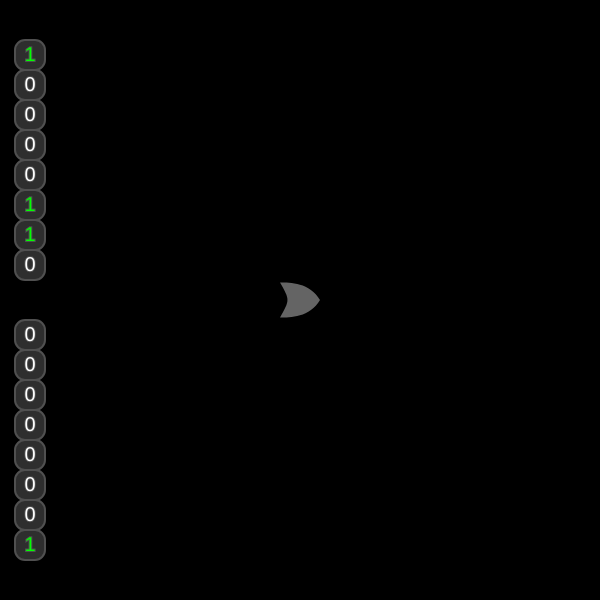
Frame 1 (no input)
Frame 60 (no input): identical to frame 1, image omitted
Frame 120 (the mouse pressed at the canvas centre since frame 60): identical to frame 1, image omitted

The p5.js sketch that drew this single still picture (run headless with seeded random() and noise() and a simulated clock; from frame 60 on, the mouse is pressed at the canvas centre):

// p5.js sketch
// ── sketch.js
const NUM_OF_BITS = 8;
var number1, number2;
var andGate;
var logicGates = [];
function setup() {
  let canvas = createCanvas(600, 600);
  canvas.elt.oncontextmenu = () => false;
  number1 = new BinaryDisplay(134, 30, 40 + 15);
  number2 = new BinaryDisplay(1, 30, height / 2 + 20 + 15);
  andGate = new LogicGate(width / 2, height / 2, "or");
}

function draw() {
  background(0);
  number1.show();
  number1.update();

  number2.show();
  number2.update();

  andGate.show();
}

function mousePressed() {
  if (mouseButton === RIGHT) {
    console.log("Right click detected!");
  }
}

function dec2Bin(dec) {
  if (dec >= 256) {
    return new Number(255).toString(2);
  }
  if (dec >= 0) {
    return dec.toString(2);
  } else {
    return (~dec).toString(2);
  }
}

class BinaryDisplay {
  constructor(number, startX, startY) {
    this.number = number;
    this.binary = dec2Bin(number);
    this.position = createVector(startX, startY);
    this.SCALE = 30;
  }
  show() {
    stroke(80);
    strokeWeight(2);
    for (let i = 0; i < NUM_OF_BITS; i++) {
      fill(46);
      rect(
        this.position.x - this.SCALE / 2,
        this.position.y - this.SCALE / 2 + i * this.SCALE,
        this.SCALE,
        this.SCALE,
        10
      );
    }

    textSize(20);
    textAlign(CENTER, CENTER);

    // Padding for leading zeros
    let padding = NUM_OF_BITS - this.binary.length;
    for (let i = 0; i < padding; i++) {
      fill(255); // Dim the padding zeros
      text(0, this.position.x, i * this.SCALE + this.position.y);
    }

    // Main binary numbers
    for (let i = 0; i < this.binary.length; i++) {
      int(this.binary[i]) ? fill(0, 255, 0) : fill(255);
      text(
        this.binary[i],
        this.position.x,
        (i + padding) * this.SCALE + this.position.y
      );
    }
  }
  update() {
    if (
      isPointInRect(
        mouseX,
        mouseY,
        this.position.x - this.SCALE / 2,
        this.position.y - this.SCALE / 2,
        this.SCALE,
        this.SCALE * 8
      )
    ) {
      fill(255);
      text(this.number, this.position.x, this.position.y - this.SCALE);
    }
  }
}

function isPointInRect(px, py, rx, ry, rw, rh) {
  return px >= rx && px <= rx + rw && py >= ry && py <= ry + rh;
}

class LogicGate {
  constructor(x, y, type) {
    this.position = createVector(x, y);
    this.type = type;
  }
  show() {
    switch (this.type) {
      case "and":
        drawAndGate(this.position.x, this.position.y, 50, 30);
        break;
      case "not":
        drawNotGate(this.position.x, this.position.y, 30, 30);
        break;
      case "or":
        drawOrGate(this.position.x - 20, this.position.y - 35 / 2, 40, 35);
        break;
    }
  }
}

function drawAndGate(x, y, w, h) {
  // Draw the rectangle part (left side)
  fill(100);
  noStroke();
  strokeWeight(2);
  rect(x - w / 2, y - h / 2, w / 2, h);
  // Draw the rounded arc part (right side)
  arc(x, y, h, h, -HALF_PI, HALF_PI);
}

function drawOrGate(posX, posY, sizeX, sizeY) {
  fill(100);
  noStroke();

  beginShape();

  // Top curve (outer arc)
  vertex(posX, posY);
  bezierVertex(
    posX + sizeX * 0.25,
    posY,
    posX + sizeX * 0.75,
    posY,
    posX + sizeX,
    posY + sizeY / 2
  );

  // Bottom curve (outer arc)
  bezierVertex(
    posX + sizeX * 0.75,
    posY + sizeY,
    posX + sizeX * 0.25,
    posY + sizeY,
    posX,
    posY + sizeY
  );

  // Inner curve (concave part)
  bezierVertex(
    posX + sizeX / 4,
    posY + sizeY / 2,
    posX + sizeX / 4,
    posY + sizeY / 2,
    posX,
    posY
  );

  endShape(CLOSE);
}

function drawNotGate(x, y, w, h) {
  fill(100);
  noStroke();

  // Draw triangle for NOT gate
  beginShape();
  vertex(x - w / 2, y - h / 2);
  vertex(x - w / 2, y + h / 2);
  vertex(x + w / 2, y);
  endShape(CLOSE);

  fill(255, 255, 0);
  // Draw small circle at the tip (inverter)
  circle(x + w / 2 + 7, y, 8);
}

// ── style.css
html,
body {
    margin: 0;
    padding: 0;
}

canvas {
    padding: 0;
    margin: auto;
    display: block;
    position: absolute;
    top: 0;
    bottom: 0;
    left: 0;
    right: 0;
}
